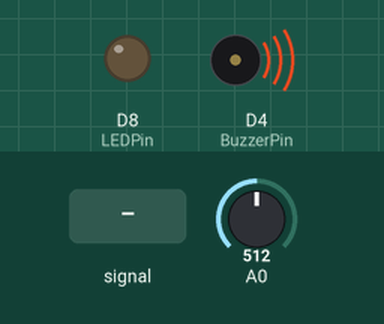
The sketch below on a simulated ESP8266 (NodeMCU). On the bench: output pins drawn as LEDs (lit = HIGH), buzzer (waves = sounding, pin HIGH). Inputs (shaded band) come from the test bench; at power-on: A0 = 512. WiFi joins after 1.5 s; servers stay silent unless stated; what the sketch prints to the serial monitor is not drawn.

Above: at 3.2 s.
3.3 s: A0 fed a 200 Hz sine of ±460 counts around its level
6.3 s: A0 set to 0
At 7.3 s:
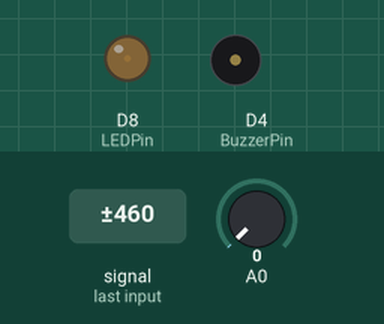
9.3 s: A0 set to 20
At 10.5 s:
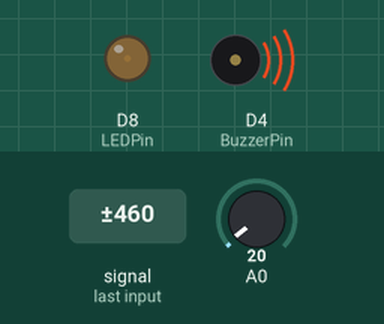
10.8 s: A0 set to 110
At 11.7 s:
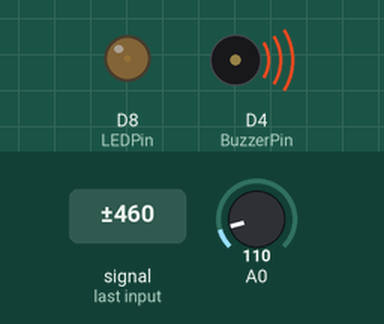
12.3 s: A0 fed a 200 Hz sine of ±81 counts around its level
15.3 s: A0 set to 260
Timing chart, 0 to 17.8 s (numbered marks = the images above; inputs shaded):
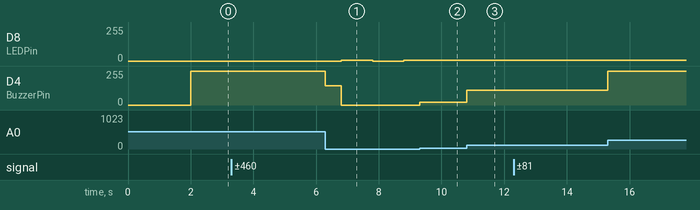

The sketch:

PostTest1-B5.ino
```cpp
#include <ESP8266WiFi.h>
#include <WiFiClient.h>
#include <ESP8266WebServer.h>

const char* ssid = "Universitas Mulawarman";
const char* password = "";

ESP8266WebServer server(80); // Port untuk web server

const int BuzzerPin = D4; //Pin buzzer
const int DecreaseBuzzerFrequency = D1; //Button untuk mengurangi frekuensi buzzer
const int IncreaseBuzzerFrequency = D2; //Button untuk meningkatkan frekuensi buzzer
const int PowerBuzzer = D3; //Button untuk on dan off buzzer
const int LEDPin = D8; //Pin LED
const int LEDStatusBrightness = D5; //Button untuk mengurangi kecerahan LED
const int LEDOnBrightness = D6; //Button untuk meningkatkan kecerahan LED
const int PowerLED = D7; // Button untuk on dan off LED

//Inisialisasi value awal
int LEDValue;
int BuzzValue = 100;

void setup() {
  Serial.begin(115200);
  pinMode(BuzzerPin, OUTPUT);
  pinMode(DecreaseBuzzerFrequency, INPUT_PULLUP);
  pinMode(IncreaseBuzzerFrequency, INPUT_PULLUP);
  pinMode(PowerBuzzer, INPUT_PULLUP);
  pinMode(LEDPin, OUTPUT);
  pinMode(LEDStatusBrightness, INPUT_PULLUP);
  pinMode(LEDOnBrightness, INPUT_PULLUP);
  pinMode(PowerLED, INPUT_PULLUP);

  WiFi.begin(ssid, password);
  while (WiFi.status() != WL_CONNECTED) {
    delay(1000);
    Serial.println("Menyambungkan WiFi...");
  }
  Serial.println("Menyambungkan WiFi.");
  Serial.println(WiFi.localIP());

  server.on("/", handleRoot); // Halaman utama

  server.begin(); // Memulai web server
}

void loop() {
  server.handleClient(); // Menangani permintaan dari klien

  int BuzzerOn = analogRead(DecreaseBuzzerFrequency);
  int BuzzerFreqValue = analogRead(IncreaseBuzzerFrequency);
  int BuzzerStatus = analogRead(PowerBuzzer);
  if (BuzzerOn == LOW) {
    if (BuzzerFreqValue == 0){ //Buzzer pertama kali ketika dinyalakan
      BuzzValue = 100;
      delay(500);
    }else{
      BuzzValue = 0;
      delay(500);
    }
  }
  if(BuzzerFreqValue == LOW){ //Meningkatkan frekuensi buzzer interval 5
    if (BuzzValue >= 100 && BuzzValue <=2495){
      BuzzValue += 5;
    }
  }
  if(BuzzerStatus == LOW){ //Mengurangi frekuensi buzzer interval 5
    if (BuzzValue >= 105 && BuzzValue <=2500){
      BuzzValue -= 5;
    }
  }


  int LEDOn = analogRead(LEDStatusBrightness);
  int LEDBrightnessValue = analogRead(LEDBrightnessValue);
  int LEDStatus = analogRead(PowerLED);
  if (LEDOn == LOW) { //LED pertama kali dinyalakan
    if (LEDValue == 0){
      LEDValue = 5;
      delay(500);
    }else{
      LEDValue = 0;
      delay(500);
    }
  }
  if(LEDBrightnessValue == LOW){ //Meningkatkan kecerahan LED interval 5
    if (LEDValue >= 5 && LEDValue <=250){
      LEDValue += 5;
    }
  }
  if(LEDStatus == LOW){ //Mengurangi kecerahan LED interval 5
    if (LEDValue >= 10 && LEDValue <=255){
      LEDValue -= 5;
    }
  }

  //Variasi frekuensi tone buzzer
  analogWrite(BuzzerPin, BuzzerFreqValue);
  //Variasi tingkat kecerahan LED
  analogWrite(LEDPin, LEDValue);
}

//Monitoring via web server
void handleRoot() {
  String isi = "<html><title>Monitoring LED & Buzzer</title><body><p>Tingkat Kecerahan LED : " + String(LEDValue) + "</p> <br> <p>Frekuensi Tone Buzzer : " + String(BuzzValue) + "</p></body></html>";
  server.send(200, "text/html",isi);
}
```

Measured:
- after the input at 3.3 s, D4 (BuzzerPin): 255/255 → 145/255 after 3.0 s
- after the input at 6.3 s, D8 (LEDPin): 0/255 → 5/255 after 0.50 s, → 0/255 1.0 s later; D4 (BuzzerPin): 145/255 → 0/255 after 0.50 s
- after the input at 9.3 s, D8 (LEDPin): stays 5/255 (without the input it goes to 0/255 after 0.50 s); D4 (BuzzerPin): 0/255 → 20/255 at once
- after the input at 10.8 s, D4 (BuzzerPin): 20/255 → 110/255 at once
